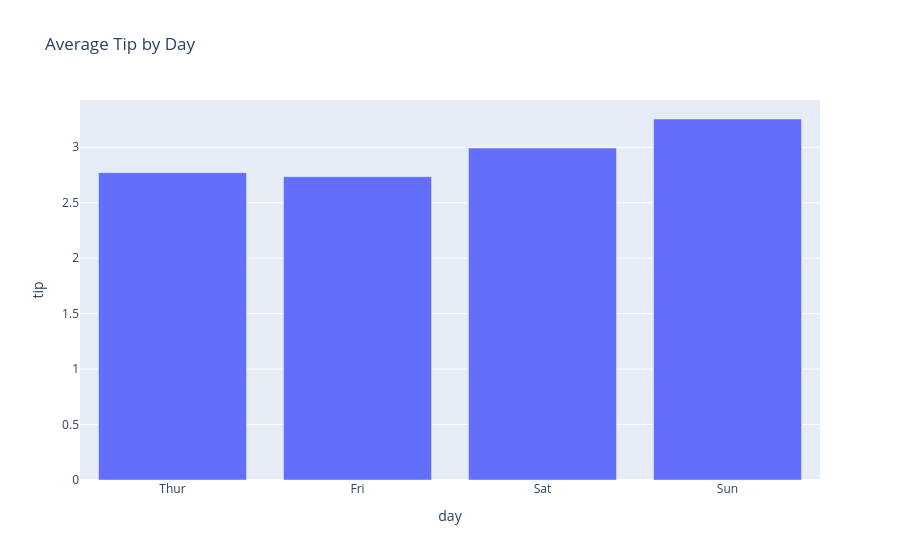

Notebook code for this chart:
### Code cell
avg_tip = tips.groupby('day')['tip'].mean().reset_index()

fig = px.bar(
    avg_tip,
    x='day',
    y='tip',
    title='Average Tip by Day'
)

fig.show()

### Figure 1 — Plotly figure (JSON) as saved in the notebook; plotly's stock layout.template omitted (floating-point values rounded to 4 significant figures)
{"data": [{"hovertemplate": "day=%{x}<br>tip=%{y}<extra></extra>", "legendgroup": "", "marker": {"color": "#636efa", "pattern": {"shape": ""}}, "name": "", "orientation": "v", "showlegend": false, "textposition": "auto", "type": "bar", "x": ["Thur", "Fri", "Sat", "Sun"], "xaxis": "x", "y": [2.771, 2.735, 2.993, 3.255], "yaxis": "y"}], "layout": {"barmode": "relative", "legend": {"tracegroupgap": 0}, "title": {"text": "Average Tip by Day"}, "xaxis": {"anchor": "y", "domain": [0, 1], "title": {"text": "day"}}, "yaxis": {"anchor": "x", "domain": [0, 1], "title": {"text": "tip"}}}}
